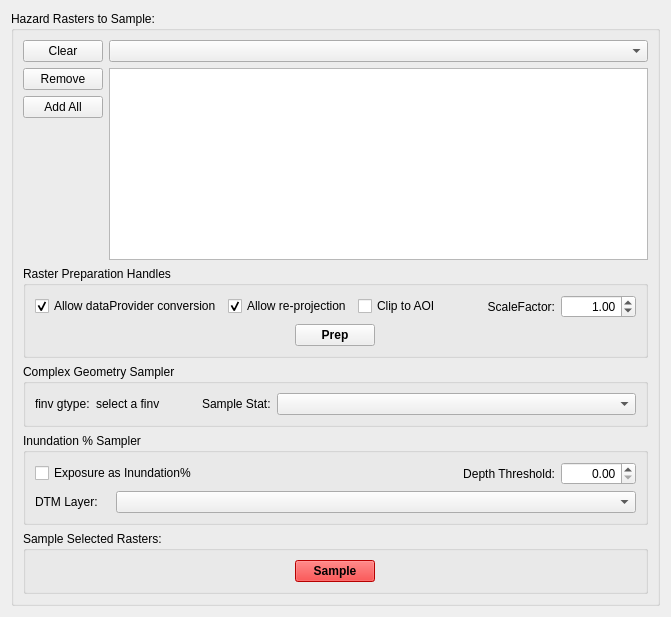
         <widget class="QWidget" name="tab_wsamp">
          <attribute name="title">
           <string>Hazard Sampler</string>
          </attribute>
          <layout class="QGridLayout" name="_9">
           <item row="0" column="0">
            <widget class="QGroupBox" name="groupBox_2">
             <property name="title">
              <string>Hazard Rasters to Sample:</string>
             </property>
             <layout class="QVBoxLayout" name="verticalLayout_9">
              <item>
               <layout class="QHBoxLayout" name="horizontalLayout_15">
                <item>
                 <layout class="QVBoxLayout" name="verticalLayout_buttons">
                  <item>
                   <widget class="QPushButton" name="pushButton_HS_clear">
                    <property name="text">
                     <string>Clear</string>
                    </property>
                   </widget>
                  </item>
                  <item>
                   <widget class="QPushButton" name="pushButton_remove">
                    <property name="text">
                     <string>Remove</string>
                    </property>
                   </widget>
                  </item>
                  <item>
                   <widget class="QPushButton" name="pushButton_add_all">
                    <property name="text">
                     <string>Add All</string>
                    </property>
                   </widget>
                  </item>
                  <item>
                   <spacer name="verticalSpacer_4">
                    <property name="orientation">
                     <enum>Qt::Vertical</enum>
                    </property>
                    <property name="sizeHint" stdset="0">
                     <size>
                      <width>20</width>
                      <height>40</height>
                     </size>
                    </property>
                   </spacer>
                  </item>
                 </layout>
                </item>
                <item>
                 <layout class="QVBoxLayout" name="verticalLayout_8">
                  <item>
                   <widget class="QgsMapLayerComboBox" name="comboBox_ras"/>
                  </item>
                  <item>
                   <widget class="QListWidget" name="listWidget_ras">
                    <property name="font">
                     <font>
                      <family>MS Shell Dlg 2</family>
                      <pointsize>8</pointsize>
                     </font>
                    </property>
                   </widget>
                  </item>
                 </layout>
                </item>
               </layout>
              </item>
              <item>
               <widget class="QGroupBox" name="groupBox_32">
                <property name="title">
                 <string>Raster Preparation Handles</string>
                </property>
                <layout class="QVBoxLayout" name="verticalLayout_26">
                 <item>
                  <layout class="QHBoxLayout" name="horizontalLayout_32">
                   <item>
                    <widget class="QCheckBox" name="checkBox_HS_dpConv">
                     <property name="text">
                      <string>Allow dataProvider conversion</string>
                     </property>
                     <property name="checked">
                      <bool>true</bool>
                     </property>
                    </widget>
                   </item>
                   <item>
                    <widget class="QCheckBox" name="checkBox_HS_rproj">
                     <property name="text">
                      <string>Allow re-projection</string>
                     </property>
                     <property name="checked">
                      <bool>true</bool>
                     </property>
                    </widget>
                   </item>
                   <item>
                    <widget class="QCheckBox" name="checkBox_HS_clip">
                     <property name="text">
                      <string>Clip to AOI</string>
                     </property>
                    </widget>
                   </item>
                   <item>
                    <spacer name="horizontalSpacer_6">
                     <property name="orientation">
                      <enum>Qt::Horizontal</enum>
                     </property>
                     <property name="sizeHint" stdset="0">
                      <size>
                       <width>40</width>
                       <height>20</height>
                      </size>
                     </property>
                    </spacer>
                   </item>
                   <item>
                    <widget class="QLabel" name="label_10">
                     <property name="sizePolicy">
                      <sizepolicy hsizetype="Fixed" vsizetype="Preferred">
                       <horstretch>0</horstretch>
                       <verstretch>0</verstretch>
                      </sizepolicy>
                     </property>
                     <property name="minimumSize">
                      <size>
                       <width>50</width>
                       <height>0</height>
                      </size>
                     </property>
                     <property name="maximumSize">
                      <size>
                       <width>75</width>
                       <height>16777215</height>
                      </size>
                     </property>
                     <property name="text">
                      <string>ScaleFactor:</string>
                     </property>
                     <property name="scaledContents">
                      <bool>false</bool>
                     </property>
                     <property name="alignment">
                      <set>Qt::AlignRight|Qt::AlignTrailing|Qt::AlignVCenter</set>
                     </property>
                     <property name="indent">
                      <number>0</number>
                     </property>
                    </widget>
                   </item>
                   <item>
                    <widget class="QDoubleSpinBox" name="doubleSpinBox_HS_sf">
                     <property name="sizePolicy">
                      <sizepolicy hsizetype="Preferred" vsizetype="Fixed">
                       <horstretch>0</horstretch>
                       <verstretch>0</verstretch>
                      </sizepolicy>
                     </property>
                     <property name="minimumSize">
                      <size>
                       <width>75</width>
                       <height>0</height>
                      </size>
                     </property>
                     <property name="maximumSize">
                      <size>
                       <width>50</width>
                       <height>16777215</height>
                      </size>
                     </property>
                     <property name="baseSize">
                      <size>
                       <width>50</width>
                       <height>0</height>
                      </size>
                     </property>
                     <property name="alignment">
                      <set>Qt::AlignRight|Qt::AlignTrailing|Qt::AlignVCenter</set>
                     </property>
                     <property name="decimals">
                      <number>2</number>
                     </property>
                     <property name="minimum">
                      <double>0.010000000000000</double>
                     </property>
                     <property name="maximum">
                      <double>999999.000000000000000</double>
                     </property>
                     <property name="singleStep">
                      <double>0.010000000000000</double>
                     </property>
                     <property name="value">
                      <double>1.000000000000000</double>
                     </property>
                    </widget>
                   </item>
                  </layout>
                 </item>
                 <item alignment="Qt::AlignHCenter|Qt::AlignVCenter">
                  <widget class="QPushButton" name="pushButton_HS_prep">
                   <property name="sizePolicy">
                    <sizepolicy hsizetype="Fixed" vsizetype="Fixed">
                     <horstretch>0</horstretch>
                     <verstretch>0</verstretch>
                    </sizepolicy>
                   </property>
                   <property name="minimumSize">
                    <size>
                     <width>0</width>
                     <height>0</height>
                    </size>
                   </property>
                   <property name="font">
                    <font>
                     <weight>75</weight>
                     <bold>true</bold>
                    </font>
                   </property>
                   <property name="text">
                    <string>Prep</string>
                   </property>
                  </widget>
                 </item>
                </layout>
               </widget>
              </item>
              <item>
               <widget class="QGroupBox" name="groupBox_30">
                <property name="title">
                 <string>Complex Geometry Sampler</string>
                </property>
                <layout class="QHBoxLayout" name="horizontalLayout_13">
                 <item>
                  <widget class="QLabel" name="label_11">
                   <property name="sizePolicy">
                    <sizepolicy hsizetype="Fixed" vsizetype="Preferred">
                     <horstretch>0</horstretch>
                     <verstretch>0</verstretch>
                    </sizepolicy>
                   </property>
                   <property name="text">
                    <string>finv gtype:</string>
                   </property>
                  </widget>
                 </item>
                 <item>
                  <widget class="QLabel" name="label_HS_finvgtype">
                   <property name="sizePolicy">
                    <sizepolicy hsizetype="Fixed" vsizetype="Preferred">
                     <horstretch>0</horstretch>
                     <verstretch>0</verstretch>
                    </sizepolicy>
                   </property>
                   <property name="minimumSize">
                    <size>
                     <width>100</width>
                     <height>0</height>
                    </size>
                   </property>
                   <property name="text">
                    <string>select a finv</string>
                   </property>
                  </widget>
                 </item>
                 <item>
                  <widget class="QLabel" name="label_13">
                   <property name="sizePolicy">
                    <sizepolicy hsizetype="Fixed" vsizetype="Preferred">
                     <horstretch>0</horstretch>
                     <verstretch>0</verstretch>
                    </sizepolicy>
                   </property>
                   <property name="text">
                    <string>Sample Stat:</string>
                   </property>
                  </widget>
                 </item>
                 <item>
                  <widget class="QComboBox" name="comboBox_HS_stat"/>
                 </item>
                </layout>
               </widget>
              </item>
              <item>
               <widget class="QGroupBox" name="groupBox_6">
                <property name="title">
                 <string>Inundation % Sampler</string>
                </property>
                <layout class="QVBoxLayout" name="verticalLayout_17">
                 <item>
                  <layout class="QHBoxLayout" name="horizontalLayout_27">
                   <item>
                    <widget class="QCheckBox" name="checkBox_HS_in">
                     <property name="sizePolicy">
                      <sizepolicy hsizetype="Fixed" vsizetype="Fixed">
                       <horstretch>0</horstretch>
                       <verstretch>0</verstretch>
                      </sizepolicy>
                     </property>
                     <property name="maximumSize">
                      <size>
                       <width>250</width>
                       <height>16777215</height>
                      </size>
                     </property>
                     <property name="text">
                      <string>Exposure as Inundation%</string>
                     </property>
                    </widget>
                   </item>
                   <item>
                    <spacer name="horizontalSpacer_5">
                     <property name="orientation">
                      <enum>Qt::Horizontal</enum>
                     </property>
                     <property name="sizeHint" stdset="0">
                      <size>
                       <width>40</width>
                       <height>20</height>
                      </size>
                     </property>
                    </spacer>
                   </item>
                   <item>
                    <widget class="QLabel" name="label_16">
                     <property name="sizePolicy">
                      <sizepolicy hsizetype="Maximum" vsizetype="Preferred">
                       <horstretch>0</horstretch>
                       <verstretch>0</verstretch>
                      </sizepolicy>
                     </property>
                     <property name="text">
                      <string>Depth Threshold:</string>
                     </property>
                     <property name="alignment">
                      <set>Qt::AlignRight|Qt::AlignTrailing|Qt::AlignVCenter</set>
                     </property>
                    </widget>
                   </item>
                   <item>
                    <widget class="QgsDoubleSpinBox" name="mQgsDoubleSpinBox_HS">
                     <property name="sizePolicy">
                      <sizepolicy hsizetype="Preferred" vsizetype="Fixed">
                       <horstretch>0</horstretch>
                       <verstretch>0</verstretch>
                      </sizepolicy>
                     </property>
                     <property name="minimumSize">
                      <size>
                       <width>75</width>
                       <height>20</height>
                      </size>
                     </property>
                     <property name="maximumSize">
                      <size>
                       <width>50</width>
                       <height>16777215</height>
                      </size>
                     </property>
                     <property name="baseSize">
                      <size>
                       <width>50</width>
                       <height>0</height>
                      </size>
                     </property>
                     <property name="alignment">
                      <set>Qt::AlignRight|Qt::AlignTrailing|Qt::AlignVCenter</set>
                     </property>
                    </widget>
                   </item>
                  </layout>
                 </item>
                 <item>
                  <layout class="QHBoxLayout" name="horizontalLayout_29">
                   <item>
                    <widget class="QLabel" name="label_18">
                     <property name="sizePolicy">
                      <sizepolicy hsizetype="Minimum" vsizetype="Preferred">
                       <horstretch>0</horstretch>
                       <verstretch>0</verstretch>
                      </sizepolicy>
                     </property>
                     <property name="maximumSize">
                      <size>
                       <width>75</width>
                       <height>16777215</height>
                      </size>
                     </property>
                     <property name="text">
                      <string>DTM Layer:</string>
                     </property>
                    </widget>
                   </item>
                   <item>
                    <widget class="QgsMapLayerComboBox" name="comboBox_HS_DTM">
                     <property name="allowEmptyLayer">
                      <bool>true</bool>
                     </property>
                     <property name="showCrs">
                      <bool>true</bool>
                     </property>
                    </widget>
                   </item>
                  </layout>
                 </item>
                </layout>
               </widget>
              </item>
              <item>
               <widget class="QGroupBox" name="groupBox_15">
                <property name="sizePolicy">
                 <sizepolicy hsizetype="Preferred" vsizetype="Minimum">
                  <horstretch>0</horstretch>
                  <verstretch>0</verstretch>
                 </sizepolicy>
                </property>
                <property name="minimumSize">
                 <size>
                  <width>0</width>
                  <height>40</height>
                 </size>
                </property>
                <property name="title">
                 <string>Sample Selected Rasters:</string>
                </property>
                <layout class="QVBoxLayout" name="verticalLayout_22">
                 <item alignment="Qt::AlignHCenter">
                  <widget class="QPushButton" name="pushButton_HSgenerate">
                   <property name="sizePolicy">
                    <sizepolicy hsizetype="Fixed" vsizetype="Fixed">
                     <horstretch>0</horstretch>
                     <verstretch>0</verstretch>
                    </sizepolicy>
                   </property>
                   <property name="minimumSize">
                    <size>
                     <width>0</width>
                     <height>0</height>
                    </size>
                   </property>
                   <property name="palette">
                    <palette>
                     <active>
                      <colorrole role="WindowText">
                       <brush brushstyle="SolidPattern">
                        <color alpha="255">
                         <red>0</red>
                         <green>0</green>
                         <blue>0</blue>
                        </color>
                       </brush>
                      </colorrole>
                      <colorrole role="Button">
                       <brush brushstyle="SolidPattern">
                        <color alpha="255">
                         <red>255</red>
                         <green>0</green>
                         <blue>0</blue>
                        </color>
                       </brush>
                      </colorrole>
                      <colorrole role="Light">
                       <brush brushstyle="SolidPattern">
                        <color alpha="255">
                         <red>255</red>
                         <green>127</green>
                         <blue>127</blue>
                        </color>
                       </brush>
                      </colorrole>
                      <colorrole role="Midlight">
                       <brush brushstyle="SolidPattern">
                        <color alpha="255">
                         <red>255</red>
                         <green>63</green>
                         <blue>63</blue>
                        </color>
                       </brush>
                      </colorrole>
                      <colorrole role="Dark">
                       <brush brushstyle="SolidPattern">
                        <color alpha="255">
                         <red>127</red>
                         <green>0</green>
                         <blue>0</blue>
                        </color>
                       </brush>
                      </colorrole>
                      <colorrole role="Mid">
                       <brush brushstyle="SolidPattern">
                        <color alpha="255">
                         <red>170</red>
                         <green>0</green>
                         <blue>0</blue>
                        </color>
                       </brush>
                      </colorrole>
                      <colorrole role="Text">
                       <brush brushstyle="SolidPattern">
                        <color alpha="255">
                         <red>0</red>
                         <green>0</green>
                         <blue>0</blue>
                        </color>
                       </brush>
                      </colorrole>
                      <colorrole role="BrightText">
                       <brush brushstyle="SolidPattern">
                        <color alpha="255">
                         <red>255</red>
                         <green>255</green>
                         <blue>255</blue>
                        </color>
                       </brush>
                      </colorrole>
                      <colorrole role="ButtonText">
                       <brush brushstyle="SolidPattern">
                        <color alpha="255">
                         <red>0</red>
                         <green>0</green>
                         <blue>0</blue>
                        </color>
                       </brush>
                      </colorrole>
                      <colorrole role="Base">
                       <brush brushstyle="SolidPattern">
                        <color alpha="255">
                         <red>255</red>
                         <green>255</green>
                         <blue>255</blue>
                        </color>
                       </brush>
                      </colorrole>
                      <colorrole role="Window">
                       <brush brushstyle="SolidPattern">
                        <color alpha="255">
                         <red>255</red>
                         <green>0</green>
                         <blue>0</blue>
                        </color>
                       </brush>
                      </colorrole>
                      <colorrole role="Shadow">
                       <brush brushstyle="SolidPattern">
                        <color alpha="255">
                         <red>0</red>
                         <green>0</green>
                         <blue>0</blue>
                        </color>
                       </brush>
                      </colorrole>
                      <colorrole role="AlternateBase">
                       <brush brushstyle="SolidPattern">
                        <color alpha="255">
                         <red>255</red>
                         <green>127</green>
                         <blue>127</blue>
                        </color>
                       </brush>
                      </colorrole>
                      <colorrole role="ToolTipBase">
                       <brush brushstyle="SolidPattern">
                        <color alpha="255">
                         <red>255</red>
                         <green>255</green>
                         <blue>220</blue>
                        </color>
                       </brush>
                      </colorrole>
                      <colorrole role="ToolTipText">
                       <brush brushstyle="SolidPattern">
                        <color alpha="255">
                         <red>0</red>
                         <green>0</green>
                         <blue>0</blue>
                        </color>
                       </brush>
                      </colorrole>
                     </active>
                     <inactive>
                      <colorrole role="WindowText">
                       <brush brushstyle="SolidPattern">
                        <color alpha="255">
                         <red>0</red>
                         <green>0</green>
                         <blue>0</blue>
                        </color>
                       </brush>
                      </colorrole>
                      <colorrole role="Button">
                       <brush brushstyle="SolidPattern">
                        <color alpha="255">
                         <red>255</red>
                         <green>0</green>
                         <blue>0</blue>
                        </color>
                       </brush>
                      </colorrole>
                      <colorrole role="Light">
                       <brush brushstyle="SolidPattern">
                        <color alpha="255">
                         <red>255</red>
                         <green>127</green>
                         <blue>127</blue>
                        </color>
                       </brush>
                      </colorrole>
                      <colorrole role="Midlight">
                       <brush brushstyle="SolidPattern">
                        <color alpha="255">
                         <red>255</red>
                         <green>63</green>
                         <blue>63</blue>
                        </color>
                       </brush>
                      </colorrole>
                      <colorrole role="Dark">
                       <brush brushstyle="SolidPattern">
                        <color alpha="255">
                         <red>127</red>
                         <green>0</green>
                         <blue>0</blue>
                        </color>
                       </brush>
                      </colorrole>
                      <colorrole role="Mid">
                       <brush brushstyle="SolidPattern">
                        <color alpha="255">
                         <red>170</red>
                         <green>0</green>
                         <blue>0</blue>
                        </color>
                       </brush>
                      </colorrole>
                      <colorrole role="Text">
                       <brush brushstyle="SolidPattern">
                        <color alpha="255">
                         <red>0</red>
                         <green>0</green>
                         <blue>0</blue>
                        </color>
                       </brush>
                      </colorrole>
                      <colorrole role="BrightText">
                       <brush brushstyle="SolidPattern">
                        <color alpha="255">
                         <red>255</red>
                         <green>255</green>
                         <blue>255</blue>
                        </color>
                       </brush>
                      </colorrole>
                      <colorrole role="ButtonText">
                       <brush brushstyle="SolidPattern">
                        <color alpha="255">
                         <red>0</red>
                         <green>0</green>
                         <blue>0</blue>
                        </color>
                       </brush>
                      </colorrole>
                      <colorrole role="Base">
                       <brush brushstyle="SolidPattern">
                        <color alpha="255">
                         <red>255</red>
                         <green>255</green>
                         <blue>255</blue>
                        </color>
                       </brush>
                      </colorrole>
                      <colorrole role="Window">
                       <brush brushstyle="SolidPattern">
                        <color alpha="255">
                         <red>255</red>
                         <green>0</green>
                         <blue>0</blue>
                        </color>
                       </brush>
                      </colorrole>
                      <colorrole role="Shadow">
                       <brush brushstyle="SolidPattern">
                        <color alpha="255">
                         <red>0</red>
                         <green>0</green>
                         <blue>0</blue>
                        </color>
                       </brush>
                      </colorrole>
                      <colorrole role="AlternateBase">
                       <brush brushstyle="SolidPattern">
                        <color alpha="255">
                         <red>255</red>
                         <green>127</green>
                         <blue>127</blue>
                        </color>
                       </brush>
                      </colorrole>
                      <colorrole role="ToolTipBase">
                       <brush brushstyle="SolidPattern">
                        <color alpha="255">
                         <red>255</red>
                         <green>255</green>
                         <blue>220</blue>
                        </color>
                       </brush>
                      </colorrole>
                      <colorrole role="ToolTipText">
                       <brush brushstyle="SolidPattern">
                        <color alpha="255">
                         <red>0</red>
                         <green>0</green>
                         <blue>0</blue>
                        </color>
                       </brush>
                      </colorrole>
                     </inactive>
                     <disabled>
                      <colorrole role="WindowText">
                       <brush brushstyle="SolidPattern">
                        <color alpha="255">
                         <red>127</red>
                         <green>0</green>
                         <blue>0</blue>
                        </color>
                       </brush>
                      </colorrole>
                      <colorrole role="Button">
                       <brush brushstyle="SolidPattern">
                        <color alpha="255">
                         <red>255</red>
                         <green>0</green>
                         <blue>0</blue>
                        </color>
                       </brush>
                      </colorrole>
                      <colorrole role="Light">
                       <brush brushstyle="SolidPattern">
                        <color alpha="255">
                         <red>255</red>
                         <green>127</green>
                         <blue>127</blue>
                        </color>
                       </brush>
                      </colorrole>
                      <colorrole role="Midlight">
                       <brush brushstyle="SolidPattern">
                        <color alpha="255">
                         <red>255</red>
                         <green>63</green>
                         <blue>63</blue>
                        </color>
                       </brush>
                      </colorrole>
                      <colorrole role="Dark">
                       <brush brushstyle="SolidPattern">
                        <color alpha="255">
                         <red>127</red>
                         <green>0</green>
                         <blue>0</blue>
                        </color>
                       </brush>
                      </colorrole>
                      <colorrole role="Mid">
                       <brush brushstyle="SolidPattern">
                        <color alpha="255">
                         <red>170</red>
                         <green>0</green>
                         <blue>0</blue>
                        </color>
                       </brush>
                      </colorrole>
                      <colorrole role="Text">
                       <brush brushstyle="SolidPattern">
                        <color alpha="255">
                         <red>127</red>
                         <green>0</green>
                         <blue>0</blue>
                        </color>
                       </brush>
                      </colorrole>
                      <colorrole role="BrightText">
                       <brush brushstyle="SolidPattern">
                        <color alpha="255">
                         <red>255</red>
                         <green>255</green>
                         <blue>255</blue>
                        </color>
                       </brush>
                      </colorrole>
                      <colorrole role="ButtonText">
                       <brush brushstyle="SolidPattern">
                        <color alpha="255">
                         <red>127</red>
                         <green>0</green>
                         <blue>0</blue>
                        </color>
                       </brush>
                      </colorrole>
                      <colorrole role="Base">
                       <brush brushstyle="SolidPattern">
                        <color alpha="255">
                         <red>255</red>
                         <green>0</green>
                         <blue>0</blue>
                        </color>
                       </brush>
                      </colorrole>
                      <colorrole role="Window">
                       <brush brushstyle="SolidPattern">
                        <color alpha="255">
                         <red>255</red>
                         <green>0</green>
                         <blue>0</blue>
                        </color>
                       </brush>
                      </colorrole>
                      <colorrole role="Shadow">
                       <brush brushstyle="SolidPattern">
                        <color alpha="255">
                         <red>0</red>
                         <green>0</green>
                         <blue>0</blue>
                        </color>
                       </brush>
                      </colorrole>
                      <colorrole role="AlternateBase">
                       <brush brushstyle="SolidPattern">
                        <color alpha="255">
                         <red>255</red>
                         <green>0</green>
                         <blue>0</blue>
                        </color>
                       </brush>
                      </colorrole>
                      <colorrole role="ToolTipBase">
                       <brush brushstyle="SolidPattern">
                        <color alpha="255">
                         <red>255</red>
                         <green>255</green>
                         <blue>220</blue>
                        </color>
                       </brush>
                      </colorrole>
                      <colorrole role="ToolTipText">
                       <brush brushstyle="SolidPattern">
                        <color alpha="255">
                         <red>0</red>
                         <green>0</green>
                         <blue>0</blue>
                        </color>
                       </brush>
                      </colorrole>
                     </disabled>
                    </palette>
                   </property>
                   <property name="font">
                    <font>
                     <weight>75</weight>
                     <bold>true</bold>
                    </font>
                   </property>
                   <property name="text">
                    <string>Sample</string>
                   </property>
                  </widget>
                 </item>
                </layout>
               </widget>
              </item>
             </layout>
            </widget>
           </item>
          </layout>
         </widget>
